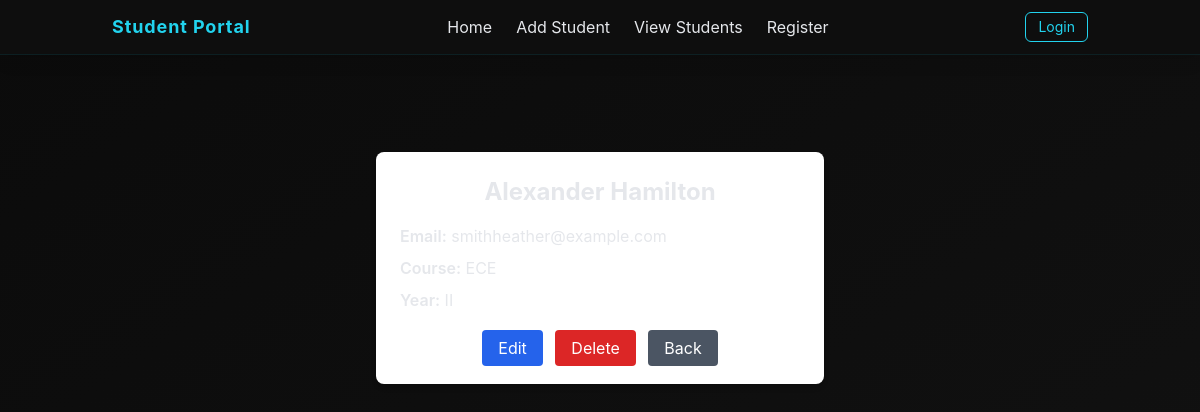
Screenshot of /student/10 with the database file from the repository.
### app.py (models this page shows)
class Student(db.Model):
    id = db.Column(db.Integer, primary_key=True)
    name = db.Column(db.String(50), nullable=False)
    email= db.Column(db.String(50),nullable=False)
    course=db.Column(db.String(50),nullable=False)
    year=db.Column(db.String(5),nullable=False)

### app.py (the view)
@app.route("/student/<int:id>")
def student_details(id):
    student=Student.query.get_or_404(id)
    return render_template("student.html",student=student)

### templates/student.html
{% extends "layout.html" %}
{% block content %}
<div class="max-w-md mx-auto bg-white rounded-lg shadow-md p-6 mt-10">
  <h2 class="text-2xl font-bold mb-4 text-center">{{ student.name }}</h2>
  <div class="space-y-2">
    <p><span class="font-semibold">Email:</span> {{ student.email }}</p>
    <p><span class="font-semibold">Course:</span> {{ student.course }}</p>
    <p><span class="font-semibold">Year:</span> {{ student.year }}</p>
  </div>
  <div class="mt-6 text-center">
    <a href="/edit/{{ student.id }}" class="bg-blue-600 text-white px-4 py-2 rounded hover:bg-blue-700">Edit</a>
    <a href="/delete/{{ student.id }}" class="bg-red-600 text-white px-4 py-2 rounded hover:bg-red-700 ml-2">Delete</a>
    <a href="/view_students" class="bg-gray-600 text-white px-4 py-2 rounded hover:bg-gray-700 ml-2">Back</a>
  </div>
</div>
{% endblock %}

### static/css/styles.css (style rules this page uses)
body { font-family: 'Inter', 'Segoe UI', sans-serif; background: radial-gradient(circle at 20% 30%, #0d0d0d, #000000 85%); color: #e6e6e6; margin: 0; padding: 0; min-height: 100vh; overflow-x: hidden; }

### rows the page displays
Student: name "Alexander Hamilton", email "smithheather@example.com", course "ECE", year "II"
